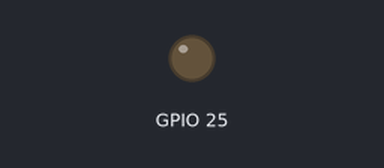
Simulated run of this sketch. Board: ESP32. On the bench: output pins drawn as LEDs (lit = HIGH). What the sketch prints to the serial monitor is not drawn.

Above: at 0.59 s.
Timing chart, 0 to 4.7 s (numbered marks = the images above):
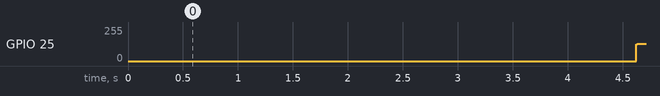

Measured:
- by itself, GPIO 25: 0/255 → 128/255 at 4.6 s

The sketch:

ESP32_DAC_PlayWAV_cc.ino
```cpp
// (licence header left out)
#include "I_will_send_you_to_Jesus.h"
#include "Game_Audio.h"

Game_Audio_Class GameAudio(25,0);

Game_Audio_Wav_Class pmWav(I_will_send_you_to_Jesus_wav);


void setup() {
  Serial.begin(115200);
  Serial.println("Begin...");
}

void loop() {
	Serial.print("Sample Rate (Hz):");
	Serial.println(pmWav.getSampleRate());
	Serial.print("Duration (secs):");
	Serial.println(pmWav.getDuration());

    GameAudio.PlayWav(&pmWav, false, 1.0);

	// wait until done
	while(GameAudio.IsPlaying()){
	}

}
```

Game_Audio.cpp
```cpp
// (licence header left out)
#include "esp32-hal-timer.h"
#include "Game_Audio.h"

// because of the difficulty in passing parameters to interrupt handlers we have a global
// object of this type that points to the object the user creates.
Game_Audio_Class *GameAudioGlobalObject;

hw_timer_t * timer = NULL;

// this interrupt is called at the SampleRate of the audio file.
void IRAM_ATTR onTimer()
{

  if(GameAudioGlobalObject->CurrentWav!=0)
  {
    if(GameAudioGlobalObject->CurrentWav->Completed==false)
    {
        dacWrite(GameAudioGlobalObject->DacPin,GameAudioGlobalObject->CurrentWav->Data[GameAudioGlobalObject->CurrentWav->DataIdx]);             												// write out the data
        GameAudioGlobalObject->CurrentWav->DataIdx++;
        if(GameAudioGlobalObject->CurrentWav->DataIdx>=GameAudioGlobalObject->CurrentWav->DataSize)  // if that was the last data byte...
          GameAudioGlobalObject->CurrentWav->Completed=true; // mark as completed

    }
  }
}

Game_Audio_Class::Game_Audio_Class(uint8_t DacPin, uint8_t TimerNo)
{
  timer = timerBegin(TimerNo, AUDIO_INTERRUPT_PRESCALER, true);
  timerAttachInterrupt(timer, &onTimer, true);          // P3= edge trggered
  timerAlarmWrite(timer, ESP32_F_CPU/AUDIO_INTERRUPT_PRESCALER/MIN_SAMPLERATE, true); // use min rate until a wav file is played
  timerAlarmEnable(timer);                              // enable
  GameAudioGlobalObject=this;						// set global variable to use in ISR
  this->DacPin=DacPin;
  dacWrite(DacPin,0x7f);								// Set speaker to mid point to stop any clicks during sample playback
}


int Game_Audio_Class::PlayWav(Game_Audio_Wav_Class *Wav, bool interruptCurrent, float sampleRateMultiplier){
  int newSampleRate;

  if (interruptCurrent == false && GameAudioGlobalObject->CurrentWav != NULL) // if it is NULL a wav has not been played yet and we cannot check values
  {
	  if (GameAudioGlobalObject->CurrentWav->Completed == false)
		  return 0;
  }


  if (sampleRateMultiplier != 1.0) {
	uint16_t newSampleRate;
	newSampleRate = (uint16_t)(sampleRateMultiplier * Wav->SampleRate);
	if (newSampleRate > MAX_SAMPLERATE || newSampleRate < MIN_SAMPLERATE)
	{
		timerAlarmWrite(timer, ESP32_F_CPU/AUDIO_INTERRUPT_PRESCALER/Wav->SampleRate, true);  // set the interrupt rate to the sample rate
	}
	else
	{
		timerAlarmWrite(timer, ESP32_F_CPU/AUDIO_INTERRUPT_PRESCALER/newSampleRate, true);  // set the interrupt rate to the sample rate
	}

  }
  else {
	timerAlarmWrite(timer, ESP32_F_CPU/AUDIO_INTERRUPT_PRESCALER/Wav->SampleRate, true);  // set the interrupt rate to the sample rate
  }

  //GameAudioGlobalObject->CurrentWav->Completed = true; // if we are interrupting a different one, it needs to be marked as complete


  //Wav->Count=0;
  Wav->DataIdx=AUDIO_DATA_START;
  Wav->Completed=false;
  CurrentWav=Wav;

  return 1;

}

int Game_Audio_Class::IsPlaying()
{
	if (GameAudioGlobalObject->CurrentWav == NULL)
		return false;

	return (GameAudioGlobalObject->CurrentWav->Completed == false);
}

void Game_Audio_Class::StopPlaying()
{
	if (GameAudioGlobalObject->CurrentWav != NULL) // if it is NULL we don't need to do anythin
		GameAudioGlobalObject->CurrentWav->Completed=true;
}


Game_Audio_Wav_Class::Game_Audio_Wav_Class(unsigned char *WavData)
{
  // create a new wav class object

  SampleRate=(WavData[WAV_SAMPLERATE_H]*256)+WavData[WAV_SAMPLERATE_L];

  if (SampleRate > MAX_SAMPLERATE || SampleRate < MIN_SAMPLERATE)
	  SampleRate = MIN_SAMPLERATE; // This will prevent problems and the error will be obvious in the playback

  DataSize=(WavData[WAV_FILESIZE_H]*65536)+(WavData[WAV_FILESIZE_M]*256)+WavData[WAV_FILESIZE_L]+AUDIO_DATA_START;
  Data=WavData;
  //Count=0;
  DataIdx=AUDIO_DATA_START;
  Completed=true;
}

float Game_Audio_Wav_Class::getDuration() {
	return ((float)(DataSize - AUDIO_DATA_START) / (float)SampleRate);
}

uint16_t Game_Audio_Wav_Class::getSampleRate() {
	return SampleRate;
}
```

Game_Audio.h
```cpp
// (licence header left out)
/*
Here are the data Positions in the wav file specification.

1 - 4 "RIFF"  Marks the file as a riff file. Characters are each 1 byte long.
5 - 8 File size (integer) Size of the overall file - 8 bytes, in bytes (32-bit integer). Typically, you'd fill this in after creation.
9 -12 "WAVE"  File Type Header. For our purposes, it always equals "WAVE".
13-16 "fmt "  Format chunk marker. Includes trailing null
17-20 Length of format data as listed above
21-22 1 Type of format (1 is PCM)
23-24 Number of Channels
25-28 Sample Rate - Number of Samples per second, or Hertz.
29-32
33-34
35-36 Bits per sample
37-40 "data"  "data" chunk header. Marks the beginning of the data section.
41-44 File size (data)  Size of the data section.


*/

#define ESP32_F_CPU 				80000000  // the speed of the processor
#define AUDIO_INTERRUPT_PRESCALER 	80
#define MAX_SAMPLERATE 50000
#define MIN_SAMPLERATE  2000


// sample rate data locations ... see above
#define WAV_SAMPLERATE_L 24
#define WAV_SAMPLERATE_H 25

// PCM data size location ... see above
#define WAV_FILESIZE_L 40 // LSB
#define WAV_FILESIZE_M 41
#define WAV_FILESIZE_H 42 // MSB

#define AUDIO_DATA_START 44 // this is where the data starts


// The Main Wave class for sound samples
class Game_Audio_Wav_Class
{
  public:
  uint16_t SampleRate;
  volatile uint32_t DataSize=0;
  volatile uint32_t DataIdx=AUDIO_DATA_START;
  volatile unsigned char *Data;
  volatile bool Completed=true;

  Game_Audio_Wav_Class(unsigned char *WavData);
  float getDuration();  // return duration in seconds
  uint16_t getSampleRate();
};


class Game_Audio_Class
{
  // the main class for using the DAC to play sounds
  public:
  volatile uint8_t DacPin;                              // pin to send DAC data to use 25 or 26 only!
  Game_Audio_Wav_Class *CurrentWav=0;                   // Wav to play

  Game_Audio_Class(uint8_t DacPin, uint8_t TimerNo);
  int PlayWav(Game_Audio_Wav_Class *Wav, bool interruptCurrent, float sampleRateMultiplier);
  void StopPlaying();
  int IsPlaying();
};
```

Source omitted: you_to_Jesus.h (data table, 82784 bytes)
